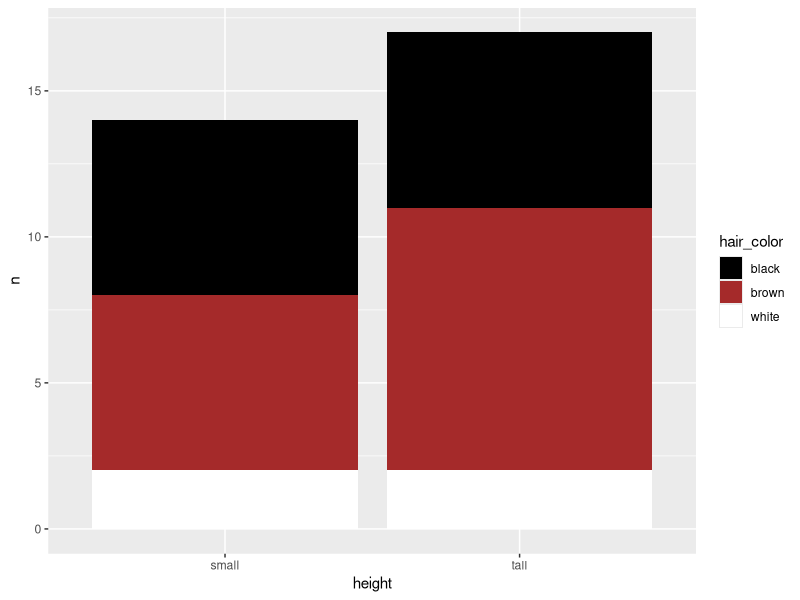

The R source for this figure:
## ---- chunk 1
library(tidyverse)

view(starwars)

glimpse(starwars)
## ---- chunk 2

starwars%>%
  drop_na(gender)%>%
  filter(hair_color %in% c("brown", "white", "black"))%>%
  count(hair_color)%>%
  mutate(Percent= n/sum(n))%>%
  rename(antal =n)

## ---- chunk 3

starwars%>%
  drop_na(gender)%>%
  filter(hair_color %in% c("brown", "white", "black"))%>%
  group_by(hair_color)%>%
  select(hair_color, gender)%>%
  count(gender)%>%
  pivot_wider(names_from = gender, values_from = n)%>%
  mutate(total= feminine + masculine)

## ---- chunk 4
starwars%>%
  drop_na(height)%>%
  filter(hair_color %in% c("brown", "white", "black"))%>%
  mutate(height = ifelse(height >= 180, 1,0), height= factor(height, labels = c("small", "tall")))%>%
  group_by(hair_color, height)%>%
  select(hair_color, height)%>%
  count(height)%>%
  pivot_wider(names_from = height, values_from = n)%>%
  mutate(total= small + tall)


## ---- chunk 5

starwars%>%
  drop_na(height)%>%
  filter(hair_color %in% c("brown", "white", "black"))%>%
  mutate(height = ifelse(height >= 180, 1,0), height= factor(height, labels = c("small", "tall")))%>%
  group_by(hair_color, height)%>%
  select(hair_color, height)%>%
  count(height)%>%
  ggplot(aes(x=height, y=n, fill=hair_color))+
  geom_col()+
  scale_fill_manual(values = c("black", "brown", "white"))

